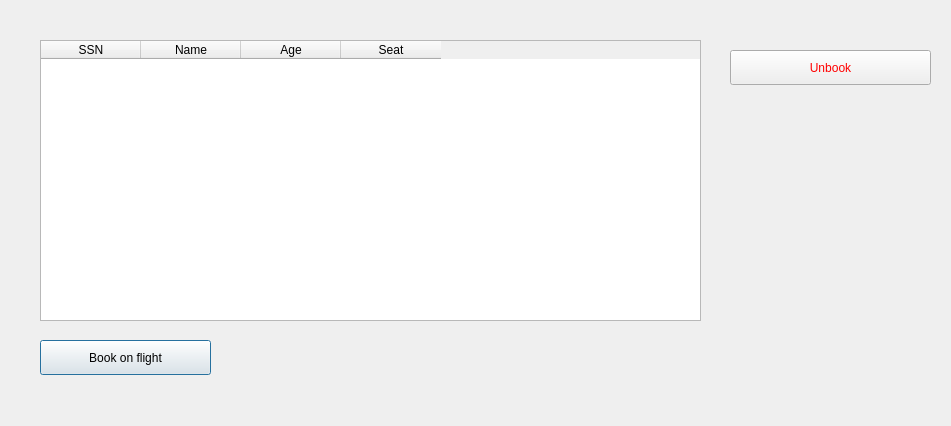
<?xml version="1.0" encoding="UTF-8"?>
<ui version="4.0">
 <class>FlightInfo</class>
 <widget class="QDialog" name="FlightInfo">
  <property name="geometry">
   <rect>
    <x>0</x>
    <y>0</y>
    <width>951</width>
    <height>426</height>
   </rect>
  </property>
  <property name="windowTitle">
   <string>Dialog</string>
  </property>
  <widget class="QTableWidget" name="personTable">
   <property name="geometry">
    <rect>
     <x>40</x>
     <y>40</y>
     <width>661</width>
     <height>281</height>
    </rect>
   </property>
   <column>
    <property name="text">
     <string>SSN</string>
    </property>
   </column>
   <column>
    <property name="text">
     <string>Name</string>
    </property>
   </column>
   <column>
    <property name="text">
     <string>Age</string>
    </property>
   </column>
   <column>
    <property name="text">
     <string>Seat</string>
    </property>
   </column>
  </widget>
  <widget class="QPushButton" name="bookFlight">
   <property name="geometry">
    <rect>
     <x>40</x>
     <y>340</y>
     <width>171</width>
     <height>35</height>
    </rect>
   </property>
   <property name="text">
    <string>Book on flight</string>
   </property>
  </widget>
  <widget class="QPushButton" name="unbookButton">
   <property name="geometry">
    <rect>
     <x>730</x>
     <y>50</y>
     <width>201</width>
     <height>35</height>
    </rect>
   </property>
   <property name="styleSheet">
    <string notr="true">QPushButton {
	color: red;
}</string>
   </property>
   <property name="text">
    <string>Unbook</string>
   </property>
  </widget>
 </widget>
 <resources/>
 <connections/>
</ui>
